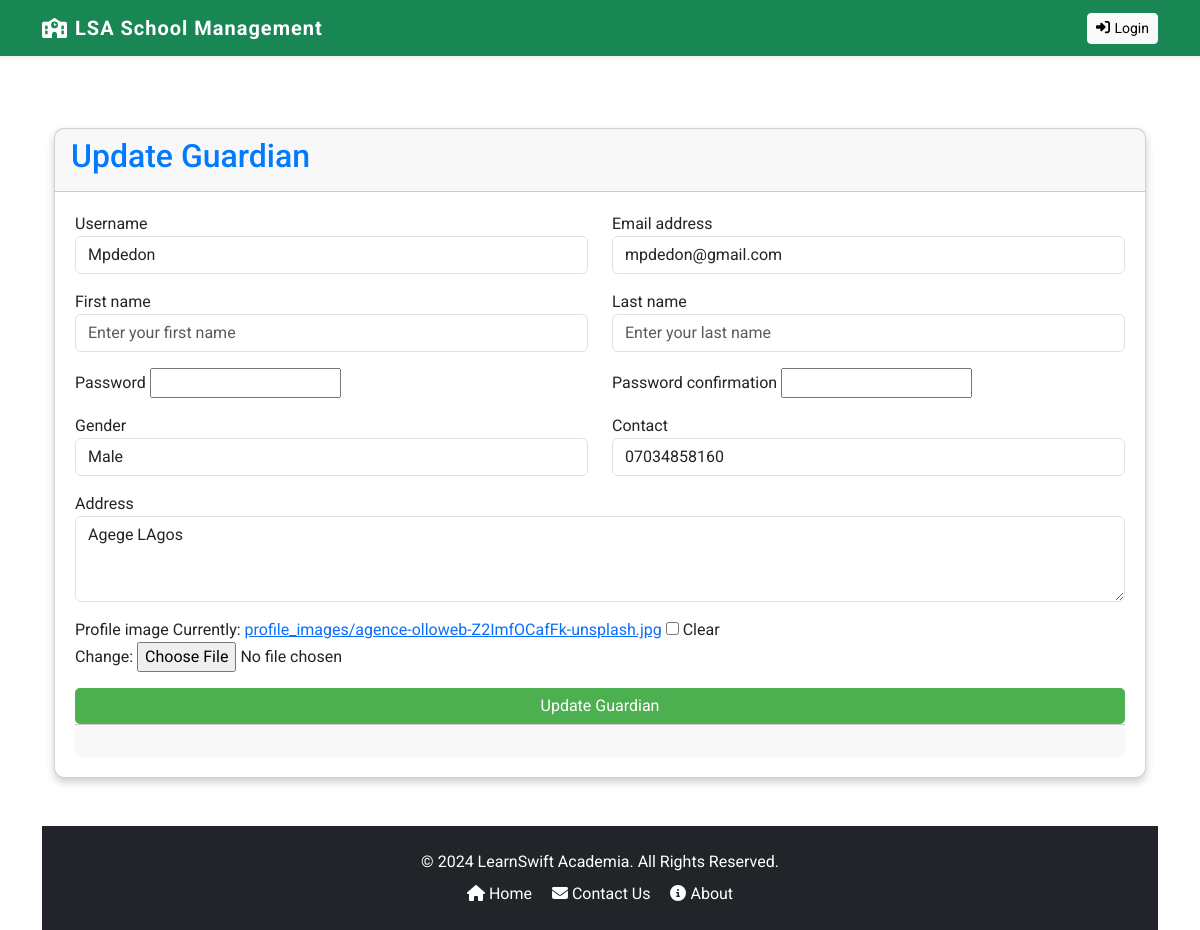
/guardians/1/update/, run on the app's committed database.
### core/models.py (models this page shows, shortened)
class CustomUser(AbstractUser):
    USER_ROLES = (
        ('student', 'Student'),
        ('teacher', 'Teacher'),
        ('guardian', 'Guardian'),
        ('accountant', 'Accountant'),
        ('admin', 'Admin'),
    )
    role = models.CharField(max_length=20, choices=USER_ROLES)

class Guardian(models.Model):
    GENDER_CHOICES = [
        ('M', 'Male'),
        ('F', 'Female'),
    ]
    STATUS_CHOICES = [
        ('active', 'Active'),
        ('dormant', 'Dormant'),
        ('left', 'Left School'),
    ]
    user = models.OneToOneField(CustomUser, on_delete=models.CASCADE, primary_key=True, related_name='guardian')
    gender = models.CharField(max_length=1, choices=GENDER_CHOICES, default='M')
    profile_image = models.ImageField(upload_to='media/profile_images/', default='profile_images/default.jpg')
    contact = models.CharField(max_length=15, null=True)
    address = models.TextField()
    status = models.CharField(max_length=10, choices=STATUS_CHOICES, default='active')

### core/guardian/views.py (the view, shortened to what this page needs)
# urls.py: path('guardians/<int:pk>/update/', GuardianUpdateView.as_view(), name='guardian_update'),
class GuardianUpdateView(View):
    template_name = 'guardian/guardian_form.html'
    def get(self, request, pk, *args, **kwargs):
        guardian = get_object_or_404(Guardian, pk=pk)
        form = GuardianRegistrationForm(instance=guardian.user, guardian_instance=guardian)
        return render(request, self.template_name, {'form': form, 'is_update': True, 'guardian': guardian})

### core/templates/guardian/guardian_form.html (shortened to what this page needs)
{% extends 'base.html' %}
{% block content %}
<div class="container mt-4">
    <div class="card">
        <div class="card-header" style="display: flex; justify-content: space-between; align-items: center;">
            <h2 class="mb-2">{% if is_update %} Update Guardian {% else %} Create Guardian {% endif %}</h2>
        </div>
        <div class="card-body">
            <form method="post" enctype="multipart/form-data" action="{% if is_update %}{% url 'guardian_update' guardian.user.id %}{% else %}{% url 'guardian_create' %}{% endif %}">
                <div class="row">
                  <div class="col-md-6 mb-3">
                    <label for="{{ form.username.id_for_label }}">{{ form.username.label }}</label>
                    {{ form.username }}
                  </div>
                  <div class="col-md-6 mb-3">
                    <label for="{{ form.email.id_for_label }}">{{ form.email.label }}</label>
                    {{ form.email }}
                  </div>
                </div>
                <div class="row">
                  <div class="col-md-6 mb-3">
                    <label for="{{ form.first_name.id_for_label }}">{{ form.first_name.label }}</label>
                    {{ form.first_name }}
                  </div>
                  <div class="col-md-6 mb-3">
                    <label for="{{ form.last_name.id_for_label }}">{{ form.last_name.label }}</label>
                    {{ form.last_name }}
                  </div>
                </div>
                <div class="row">
                  <div class="col-md-6 mb-3">
                    <label for="{{ form.password1.id_for_label }}">{{ form.password1.label }}</label>
                    {{ form.password1 }}
                  </div>
                  <div class="col-md-6 mb-3">
                    <label for="{{ form.password2.id_for_label }}">{{ form.password2.label }}</label>
                    {{ form.password2 }}
                  </div>
                </div>
                <div class="row">
                  <div class="col-md-6 mb-3">
                    <label for="{{ form.gender.id_for_label }}">{{ form.gender.label }}</label>
                    {{ form.gender }}
                  </div>
                  <div class="col-md-6 mb-3">
                    <label for="{{ form.contact.id_for_label }}">{{ form.contact.label }}</label>
                    {{ form.contact }}
                  </div>
                </div>
                <div class="row">
                  <div class="col-12 mb-3">
                    <label for="{{ form.address.id_for_label }}">{{ form.address.label }}</label>
                    {{ form.address }}
                  </div>
                </div>
                <div class="row">
                  <div class="col-12 mb-3">
                    <label for="{{ form.profile_image.id_for_label }}">{{ form.profile_image.label }}</label>
                    {{ form.profile_image }}
                  </div>
                </div>
                <div class="d-grid">
                    {% if is_update %}
                      <button type="submit" class="btn btn-primary">Update Guardian</button>
                    {% else %}
                      <button type="submit" class="btn btn-primary">Create Guardian</button>
                    {% endif %}
                  </div>
              </form>
            <div class="card-footer">
            </div>
        </div>
    </div>
{% endblock %}

### core/static/css/custom.css (style rules this page uses)
:root { --bs-primary: #4e73df; --bs-secondary: #858796; --bs-success: #1cc88a; --bs-info: #36b9cc; --bs-warning: #f6c23e; --bs-danger: #e74a3b; --bs-light: #f8f9fc; --bs-dark: #5a5c69; --bs-font-sans-serif: 'Roboto', sans-serif; }
html, body { height: 100%; margin: 0; display: flex; flex-direction: column; }
body { font-family: 'Roboto', sans-serif; }
h1, h2, h3, h4, h5, h6 { color: #007bff; }
.card { box-shadow: 0 4px 8px 0 rgba(0, 0, 0, 0.2); transition: 0.3s; border-radius: 10px; }
.card-body { padding: 20px; }
.btn-primary { background-color: #4CAF50; border: none; border-radius: 5px; }

### data on the page
CustomUser: username "Mpdedon", email "mpdedon@gmail.com"
Guardian: contact "07034858160", address "Agege LAgos"
